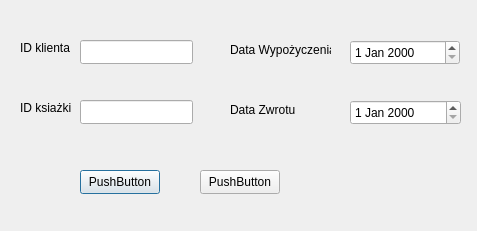
<?xml version="1.0" encoding="UTF-8"?>
<ui version="4.0">
 <class>CreateRental</class>
 <widget class="QDialog" name="CreateRental">
  <property name="geometry">
   <rect>
    <x>0</x>
    <y>0</y>
    <width>477</width>
    <height>231</height>
   </rect>
  </property>
  <property name="windowTitle">
   <string>Dialog</string>
  </property>
  <widget class="QLineEdit" name="lineEdit_2">
   <property name="geometry">
    <rect>
     <x>80</x>
     <y>100</y>
     <width>113</width>
     <height>24</height>
    </rect>
   </property>
  </widget>
  <widget class="QLineEdit" name="lineEdit_4">
   <property name="geometry">
    <rect>
     <x>80</x>
     <y>40</y>
     <width>113</width>
     <height>24</height>
    </rect>
   </property>
  </widget>
  <widget class="QLabel" name="label">
   <property name="geometry">
    <rect>
     <x>20</x>
     <y>40</y>
     <width>51</width>
     <height>16</height>
    </rect>
   </property>
   <property name="text">
    <string>ID klienta</string>
   </property>
  </widget>
  <widget class="QLabel" name="label_2">
   <property name="geometry">
    <rect>
     <x>20</x>
     <y>100</y>
     <width>51</width>
     <height>16</height>
    </rect>
   </property>
   <property name="text">
    <string>ID ksiażki</string>
   </property>
  </widget>
  <widget class="QLabel" name="label_3">
   <property name="geometry">
    <rect>
     <x>230</x>
     <y>100</y>
     <width>71</width>
     <height>20</height>
    </rect>
   </property>
   <property name="text">
    <string>Data Zwrotu</string>
   </property>
  </widget>
  <widget class="QLabel" name="label_4">
   <property name="geometry">
    <rect>
     <x>230</x>
     <y>40</y>
     <width>101</width>
     <height>20</height>
    </rect>
   </property>
   <property name="text">
    <string>Data Wypożyczenia</string>
   </property>
  </widget>
  <widget class="QDateEdit" name="dateEdit">
   <property name="geometry">
    <rect>
     <x>350</x>
     <y>40</y>
     <width>110</width>
     <height>25</height>
    </rect>
   </property>
  </widget>
  <widget class="QDateEdit" name="dateEdit_2">
   <property name="geometry">
    <rect>
     <x>350</x>
     <y>100</y>
     <width>111</width>
     <height>25</height>
    </rect>
   </property>
  </widget>
  <widget class="QPushButton" name="pushButton">
   <property name="geometry">
    <rect>
     <x>80</x>
     <y>170</y>
     <width>80</width>
     <height>24</height>
    </rect>
   </property>
   <property name="text">
    <string>PushButton</string>
   </property>
  </widget>
  <widget class="QPushButton" name="pushButton_2">
   <property name="geometry">
    <rect>
     <x>200</x>
     <y>170</y>
     <width>80</width>
     <height>24</height>
    </rect>
   </property>
   <property name="text">
    <string>PushButton</string>
   </property>
  </widget>
 </widget>
 <resources/>
 <connections/>
</ui>
